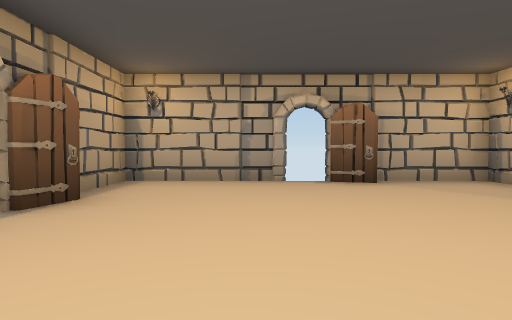
View 1 (above)

18 first-person views from a walk through a scene from a Unity 3-D project. The camera is 1.3 m above the floor, tilts 2° down and sees 75° across. The floor is counted in squares, 2 m on a side. Each view is taken from the middle of a square. On the plan, view 1 faces up. The plan holds only what a view shows up to about 10 squares ahead; the rest is blank.

View 2
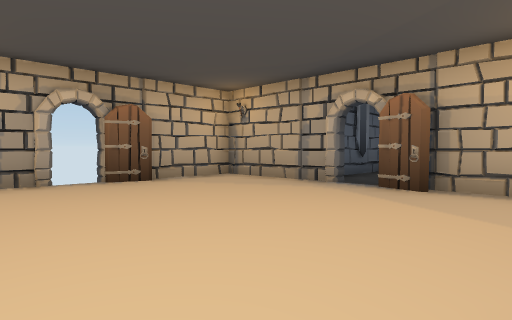

View 3
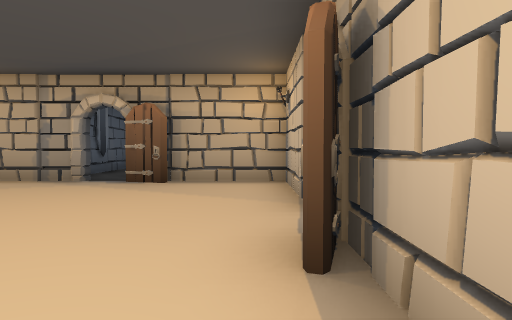

View 4
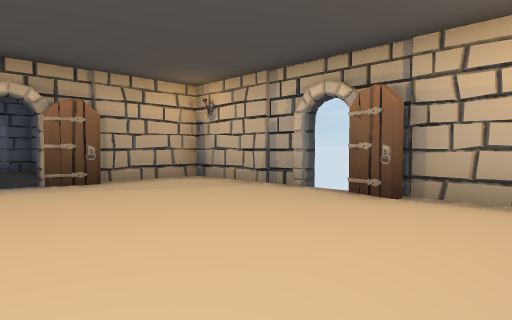

View 5
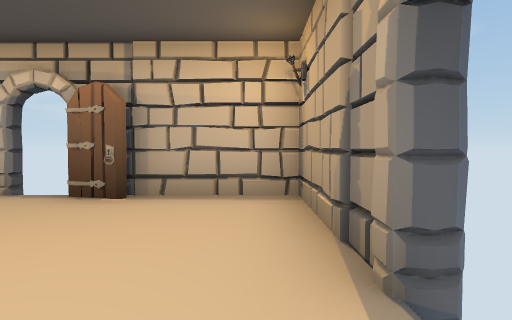

View 6
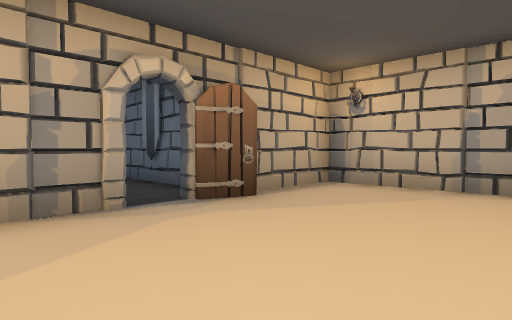

View 7
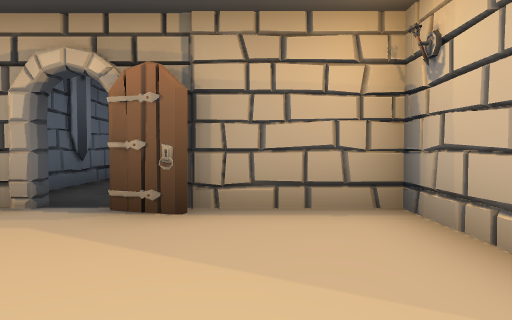

View 8
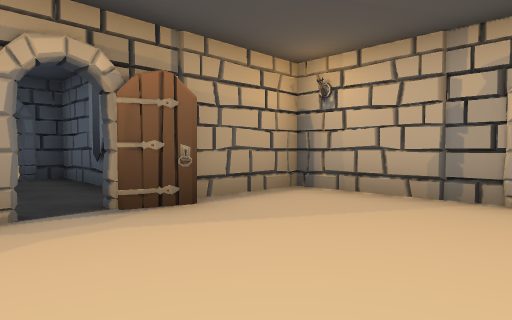

View 9
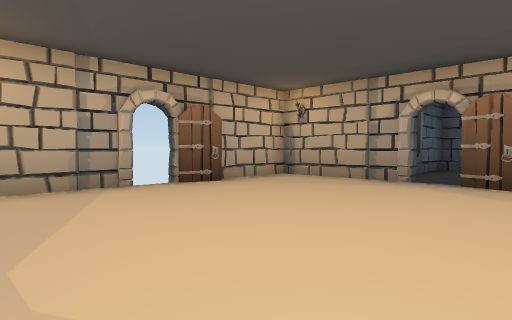

View 10
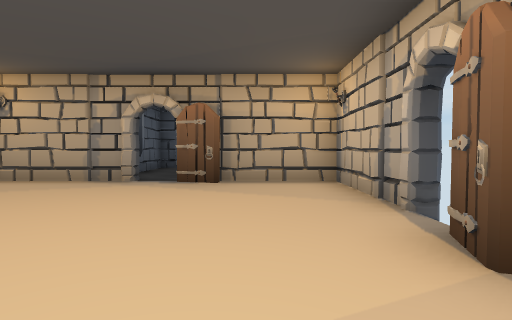

View 11
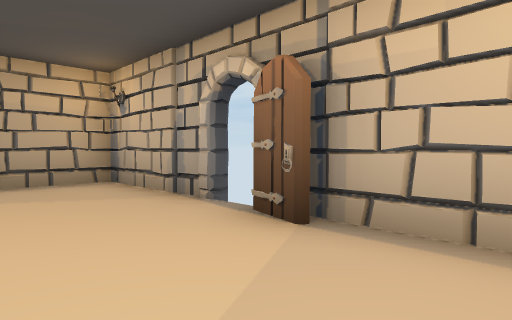

View 12
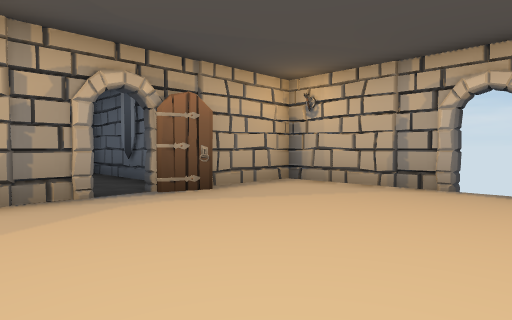

View 13
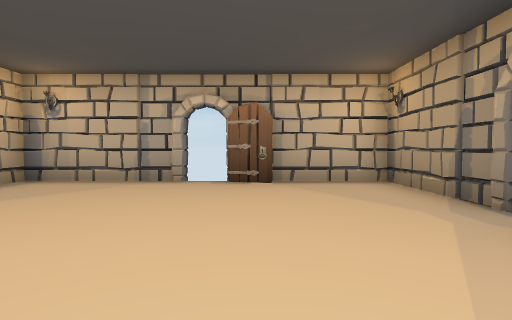

View 14
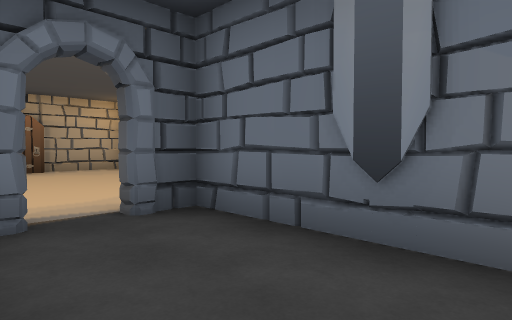

View 15
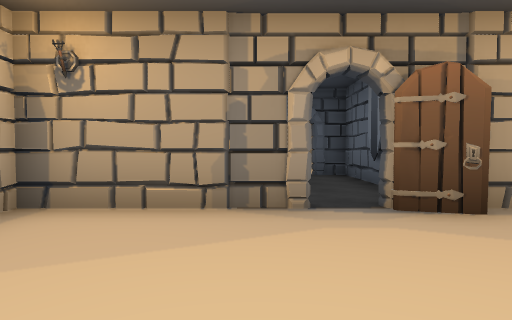

View 16
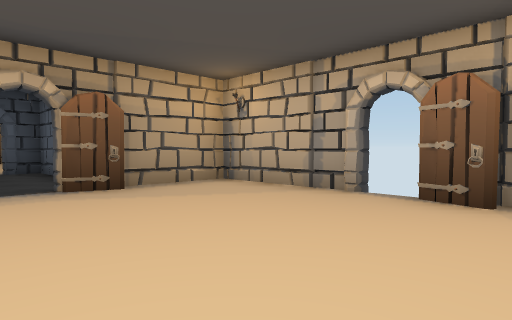

View 17
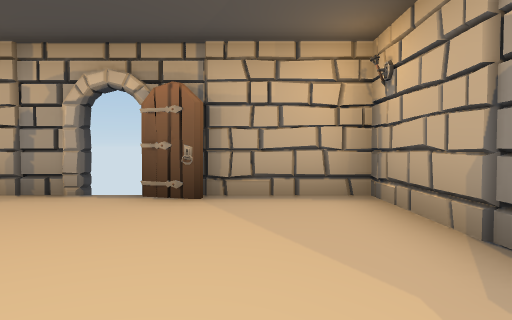

View 18
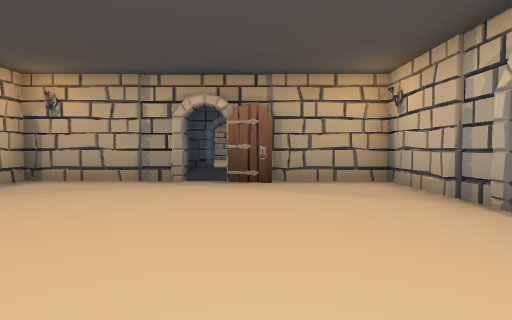

### Floor plan
Points are (right, up) in squares from view 1. A wall is a line through its corners. A room is listed if a view was taken in it or the views show most of it. See-through windows are left out.
Room 1 (views 1, 2, 3, 4, 5, 6, 7)
walls: (-2.2, 4) (-2.6, 3.4); (-2.3, 4) (-2.5, 3.4); (-2.2, 4.3) (-2.5, 3.5); (-0.3, -0.2) (0.6, -0.5); (2.3, 6.2) (1.5, 6.5); (4.2, 1.7) (4.5, 2.6); (0, -0.4) (0.5, -0.5); (-2.6, 2.6) (-2.6, -0.6) (0.5, -0.6); (0.6, 6.6) (-2.6, 6.6) (-2.6, 4.9); (1.4, -0.6) (4.6, -0.6) (4.6, 1.9); (4.6, 3.4) (4.6, 6.6) (2.4, 6.6); (4.7, 1.6) (4.4, 1.7) (4.5, 2.6); (3.6, 6.4) (3.1, 6.8)
ways out: opening at (5, 3) to room 5
Room 2 (views 8, 9, 10, 11, 12, 13)
walls: (9.8, 4.2) (9.5, 3.4); (9.7, 4) (9.5, 3.5) (9.4, 3.3); (11.7, -0.2) (12.6, -0.5); (14.3, 6.2) (13.5, 6.5); (9.6, 3.9) (9.5, 3.4); (12, -0.4) (12.5, -0.5); (16.4, 2) (16.5, 2.5); (11.8, -0.4) (12.2, -0.2); (9.4, 2.6) (9.4, -0.6) (12, -0.6); (12.6, 6.6) (9.4, 6.6) (9.4, 4.5); (13.4, -0.6) (16.6, -0.6) (16.6, 1.6) (16.2, 1.7) (16.5, 2.6); (16.6, 3.4) (16.6, 6.6) (14.5, 6.6); (9.5, 5.2) (9.2, 4.8); (8.4, 1.8) (9.4, 1.8)
ways out: opening at (17, 3) to room 3; opening at (9, 3) to room 5
Room 3 (view 14)
walls: (18.3, 1.8) (21.1, 1.8) (21.1, 2.6); (21.1, 3.4) (21.1, 4.2) (16.9, 4.2) (16.9, 3.4)
ways out: opening at (17, 3) to room 2; opening at (21, 3) to room 4
Room 4 (views 15, 16, 17, 18)
walls: (21.8, 4.2) (21.6, 3.7); (21.8, 4.3) (21.5, 3.5); (28.2, 1.7) (28.5, 2.6); (25.9, 6.4) (25.4, 6.5); (21.6, 4) (21.5, 3.5); (21.4, 2.6) (21.4, -0.6); (24.6, 6.6) (21.4, 6.6) (21.4, 4.4); (25.4, -0.6) (28.6, -0.6) (28.6, 1.7); (28.6, 3.4) (28.6, 6.6) (26, 6.6); (26.5, 6.8) (26.3, 6.2) (25.4, 6.5)
ways out: opening at (21, 3) to room 3; opening at (29, 3)
Room 5 (no view inside)
walls: (6, 1.8) (8.4, 1.8); (8.2, 4.2) (4.9, 4.2) (4.9, 3.4); (9.1, 1.7) (9.1, 2.6)
ways out: opening at (5, 3) to room 1; opening at (9, 3) to room 2

Positions as (right, up) in squares from view 1, and headings:
1: (0, 0), facing up
2: (-1, 0), facing up-right
3: (-2, 0), facing right
4: (-2, 4), facing down-right
5: (-2, 4), facing down
6: (1, 5), facing down-right
7: (1, 1), facing right
8: (13, 2), facing up-left
9: (10, 1), facing up-right
10: (10, 1), facing right
11: (10, 2), facing down-right
12: (12, 5), facing down-right
13: (12, 6), facing down
14: (18, 4), facing down-right
15: (25, 2), facing left
16: (27, 2), facing up-left
17: (27, 2), facing up
18: (22, 2), facing right
